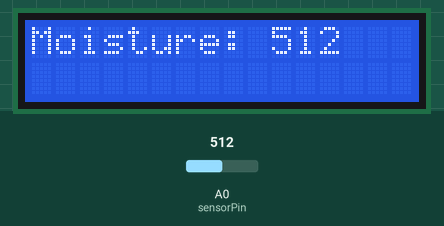
Recording of a sketch running on a simulated Arduino Uno, built with avr-gcc and run on an emulated ATmega328P. Parts: 16×2 character LCD. The test bench sets the inputs (shaded band); at power-on: A0 (sensorPin) = 512. What the sketch prints to the serial monitor is not drawn.

Above: at 1.6 s.
1.7 s: A0 (sensorPin) set to 716
At 2.7 s:
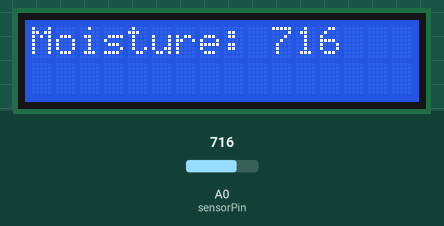
3.6 s: A0 (sensorPin) set to 900
At 5.2 s:
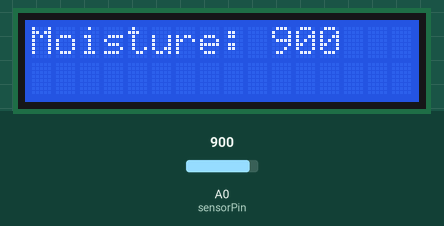
5.7 s: A0 (sensorPin) set to 1023
At 7.8 s:
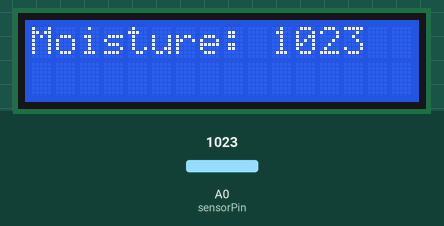
Timing chart, 0 to 9.3 s (numbered marks = the images above; inputs shaded):
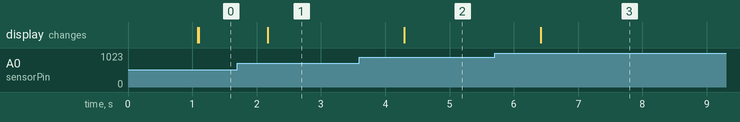

Measured:
- after the input at 1.7 s, the display: changes after 0.47 s (image 1)
- after the input at 3.6 s, the display: changes after 0.70 s (image 2)
- after the input at 5.7 s, the display: changes after 0.72 s (image 3)

The sketch:

MS_CP.ino
```cpp
#include <LiquidCrystal_I2C.h>
#include <SoftwareSerial.h>
#include <Wire.h>

#define sensorPower 7
#define sensorPin A0

LiquidCrystal_I2C lcd(0x27,  16, 2);
SoftwareSerial mySerial(3, 2); //HC-05 Tx & Rx

void setup() {
	pinMode(sensorPower, OUTPUT);
	digitalWrite(sensorPower, LOW);

	Serial.begin(9600);
  mySerial.begin(9600);

  lcd.init();
  lcd.backlight();
}

void loop() {

	Serial.print("Moisture: ");
	Serial.println(readSensor());

	delay(1000);
  lcd.setCursor(0,0);
  lcd.print("Moisture: ");
  lcd.print(readSensor());

  Serial.println("Initializing...");
  Serial.println("The device started, now you can pair it with bluetooth!");

  if(Serial.available())
  {
    mySerial.write(Serial.read()); //Forward what Serial received to Software Serial Port
  }
  if(mySerial.available())
  {
    Serial.write(mySerial.read()); //Forward what Software Serial received to Serial Port
  }
  delay(20);

}

int readSensor() {
	digitalWrite(sensorPower, HIGH);	// Turn the sensor ON
	delay(10);							// Allow power to settle
	int val = analogRead(sensorPin);	// Read the analog value form sensor
	digitalWrite(sensorPower, LOW);		// Turn the sensor OFF
	return val;							// Return analog moisture value
}
```
